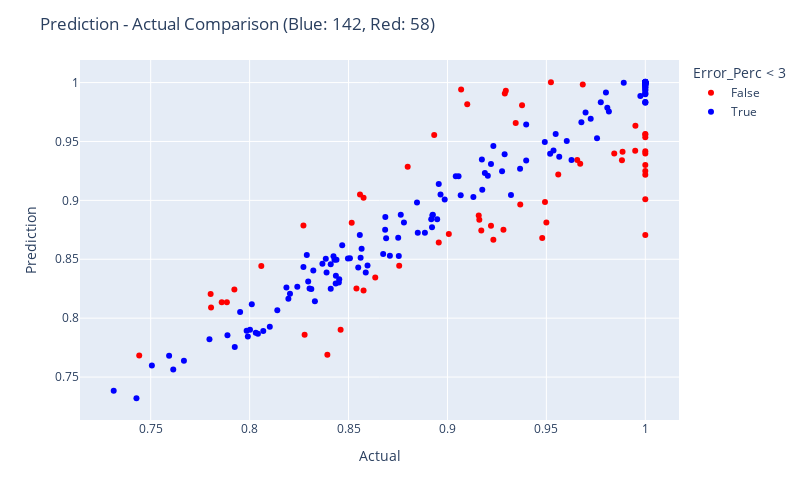

Write notebook code for a chart like this one.
### Code cell
fig = px.scatter(res_ann, x="Actual", y="Prediction", color = "Error_Perc < 3", color_discrete_map= {True:"blue", False: "red"},
                 hover_data=["Actual", "Prediction", "Error_Perc"])

fig.update_layout(
    autosize=False,
    width=800,
    height=500,
    title_text=f"Prediction - Actual Comparison (Blue: {blue}, Red: {red})",
)

fig.show()

### Figure 1 — Plotly figure (JSON) as saved in the notebook; plotly's stock layout.template omitted (floating-point values rounded to 4 significant figures; data arrays with more than 128 entries replaced by an {"elided": "..."} marker saying what was removed)
{"data": [{"customdata": [[-6.996], [3.513], [5.038], [-5.335], [-4.534], [-3.179], [5.519], [-4.411], [-4.359], [-6.033], [-3.244], [-5.042], [-7.243], [-3.251], [-5.841], [-4.297], [-4.728], [6.224], [-5.468], [-7.503], [-3.985], [6.65], [3.104], [-4.657], [-3.558], [4.751], [-6.129], [3.224], [-4.654], [6.853], [-3.358], [-8.422], [7.858], [-3.129], [-9.915], [-5.295], [-4.79], [-12.95], [-3.565], [4.597], [3.641], [6.958], [-3.382], [-6.609], [3.33], [5.201], [-3.567], [-7.824], [9.633], [3.463], [-3.727], [-5.726], [-8.376], [-3.49], [3.189], [4.037], [5.141], [5.741]], "hovertemplate": "Error_Perc < 3=False<br>Actual=%{x}<br>Prediction=%{y}<br>Error_Perc=%{customdata[0]}<extra></extra>", "legendgroup": "False", "marker": {"color": "red", "symbol": "circle"}, "mode": "markers", "name": "False", "orientation": "v", "showlegend": true, "type": "scatter", "x": [1, 0.7859, 0.9523, 0.9493, 0.9843, 0.995, 0.8799, 1, 1, 1, 0.9656, 0.8278, 0.95, 0.9007, 1, 0.9368, 0.922, 0.8272, 0.9882, 1, 0.8576, 0.929, 0.9684, 0.9171, 0.8756, 0.8059, 0.9232, 0.7442, 1, 0.9295, 0.8635, 0.9479, 0.91, 0.9158, 1, 0.9949, 0.9885, 1, 0.9161, 0.9377, 0.7805, 0.8933, 0.854, 0.846, 0.9345, 0.8576, 0.956, 1, 0.9069, 0.8516, 0.9671, 0.9283, 0.8393, 0.8956, 0.7885, 0.7923, 0.7803, 0.8558], "xaxis": "x", "y": [0.93, 0.8135, 1.0, 0.8987, 0.9397, 0.9633, 0.9285, 0.9559, 0.9564, 0.9397, 0.9343, 0.786, 0.8812, 0.8714, 0.9416, 0.8965, 0.8784, 0.8786, 0.9341, 0.925, 0.8234, 0.9908, 0.9984, 0.8744, 0.8444, 0.8442, 0.8666, 0.7682, 0.9535, 0.9931, 0.8345, 0.8681, 0.9815, 0.8872, 0.9009, 0.9422, 0.9412, 0.8705, 0.8835, 0.9808, 0.809, 0.9555, 0.8251, 0.7901, 0.9656, 0.9022, 0.922, 0.9218, 0.9942, 0.881, 0.931, 0.8751, 0.769, 0.8643, 0.8136, 0.8243, 0.8204, 0.905], "yaxis": "y"}, {"customdata": {"elided": "142x1 float values"}, "hovertemplate": "Error_Perc < 3=True<br>Actual=%{x}<br>Prediction=%{y}<br>Error_Perc=%{customdata[0]}<extra></extra>", "legendgroup": "True", "marker": {"color": "blue", "symbol": "circle"}, "mode": "markers", "name": "True", "orientation": "v", "showlegend": true, "type": "scatter", "x": {"elided": "142 float values"}, "xaxis": "x", "y": {"elided": "142 float values"}, "yaxis": "y"}], "layout": {"autosize": false, "height": 500, "legend": {"title": {"text": "Error_Perc < 3"}, "tracegroupgap": 0}, "margin": {"t": 60}, "title": {"text": "Prediction - Actual Comparison (Blue: 142, Red: 58)"}, "width": 800, "xaxis": {"anchor": "y", "autorange": true, "domain": [0, 1], "range": [0.7142, 1.017], "title": {"text": "Actual"}, "type": "linear"}, "yaxis": {"anchor": "x", "autorange": true, "domain": [0, 1], "range": [0.7135, 1.019], "title": {"text": "Prediction"}, "type": "linear"}}}
